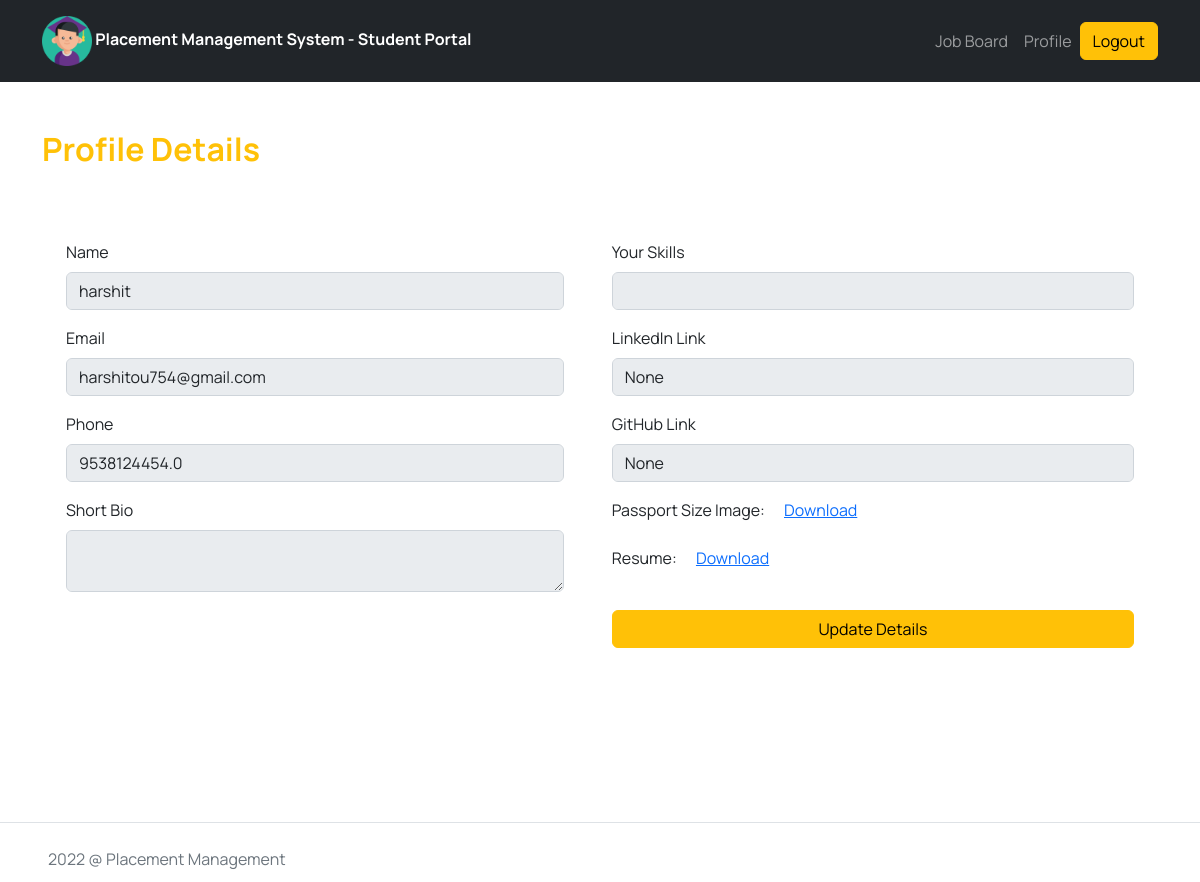
Screenshot of /student-profile/ (signed in) with the database file from the repository.
### base/models.py (models this page shows)
class BaseModel(models.Model):
    id = models.UUIDField(primary_key=True, default=uuid.uuid4, editable=False)
    created_at = models.DateTimeField(auto_now=True)
    updated_at = models.DateTimeField(auto_now_add=True)
    class Meta:
        abstract = True

class MyBaseUser(AbstractBaseUser, PermissionsMixin, BaseModel):
    email = models.EmailField(max_length=100, unique=True)
    name = models.CharField(max_length=100, validators=[validate_name])
    phone = models.CharField(max_length=13, null=True, blank=True)
    is_staff = models.BooleanField(default=False)
    is_superuser = models.BooleanField(default=False)
    is_active = models.BooleanField(default=True)
    objects = UserManager()
    USERNAME_FIELD = 'email'
    EMAIL_FIELD = 'email'
    REQUIRED_FIELDS = []

### authentication/models.py (models this page shows, shortened)
class StudentModel(MyBaseUser):
    roll_no = models.IntegerField()
    bio = models.TextField(null=True, blank=True)
    skills = models.TextField(null=True, blank=True)
    resume = models.FileField(upload_to="resume", max_length=100, blank=True, validators=[validate_file_extension_pdf, validate_file_size])
    headshot = models.ImageField(upload_to="headshot", height_field=None, width_field=None, max_length=None, blank=True)
    linkedIn_link = models.URLField(max_length=200, null=True, blank=True)
    gitHub_link = models.URLField(max_length=200, null=True, blank=True)
    class Meta:
        db_table = 'student'

### authentication/views.py (the view)
# urls.py: path("student-profile/", views.student_profile, name="student-profile"),
@login_required(login_url='/student-login/')
def student_profile(request):
    context["user"] = StudentModel.objects.get(email=request.user)
    return render(request, "student/profile.html", context)

### templates/student/profile.html (shortened to what this page needs)
{% extends '../student_base.html' %}
{% load static %}
{% block content %}
    <section class="student_profile py-5 container">
        <h2 class="text-warning fw-bolder mb-5">Profile Details</h2>
        <div class="d-md-flex justify-content-around align-items-start">
            <div class="flex-fill p-md-4">
                <div class="mb-3">
                    <label for="name" class="form-label">Name</label>
                    <input type="text" class="form-control" id="name" name=" " value="{{ user.name | safe }}" disabled
                        aria-disabled="disabled">
                </div>
                <div class="mb-3">
                    <label for="email" class="form-label">Email</label>
                    <input type="email" class="form-control" id="email" name=" " value="{{ user.email | safe }}" disabled
                        aria-disabled="disabled">
                </div>
                <div class="mb-3">
                    <label for="phone" class="form-label">Phone</label>
                    <input type="tel" class="form-control" id="phone" name="phone" value="{{ user.phone | safe }}" disabled
                        aria-disabled="disabled">
                </div>
                <div class="mb-3">
                    <label for="bioInput" class="form-label">Short Bio</label>
                    <textarea type="text" class="form-control" id="bioInput" required aria-required name="bio"
                        disabled>{{ user.bio | safe }}</textarea>
                </div>
            </div>
            <div class="flex-fill p-md-4">
                <div class="mb-3">
                    <label for="skillInput" class="form-label">Your Skills</label>
                    <input type="text" class="form-control" id="skillInput" required name="skills"
                        value="{{ user.skills | safe }}" disabled>
                </div>
                <div class="mb-3">
                    <label for="LinkedIn" class="form-label">LinkedIn Link</label>
                    <input class="form-control" type="url" name="linkedIn_link" id="LinkedIn"
                        value="{{ user.linkedIn_link | safe }}" required aria-required disabled>
                </div>
                <div class="mb-3">
                    <label for="github" class="form-label">GitHub Link</label>
                    <input class="form-control" type="url" name="gitHub_link" id="github" value="{{ user.gitHub_link | safe }}"
                        required aria-required disabled>
                </div>
                <div class="mb-3">
                    <label for="headshot" class="form-label">Passport Size Image:</label>
                    {% if user.headshot %}
                    <a href="{{ user.headshot.url }}" target="_blank" class="ms-3" id="download-headshot"
                    download="{{ user.headshot.url }}">Download</a>
                    {% else %}
                    <a href="{% static 'img/logo.png' %}" target="_blank" class="ms-3" id="download-headshot"
                    download="{% static 'img/logo.png' %}">Download</a>
                    {% endif %}
                </div>
                <div class="mb-3">
                    <label for="resumeFile" class="form-label">Resume:</label>
                    <a href="{{ user.resume.url }}" class="ms-3" id="download-resume"
                        download="{{ user.resume.url }}">Download</a>
                </div>
                <button type="button" id="update-profile" class="mt-3 btn btn-warning w-100" data-bs-toggle="modal"
                    data-bs-target="#profileUpdate">Update Details</button>
            </div>
    </section>
{% endblock content %}

### static/css/style.css (style rules this page uses)
body { font-family: "Manrope", Arial, Helvetica, sans-serif; max-width: 1700px; }

### rows the page displays
MyBaseUser: name "harshit", email "harshitou754@gmail.com", phone "9538124454.0"
StudentModel: linkedIn_link "None", gitHub_link "None"
